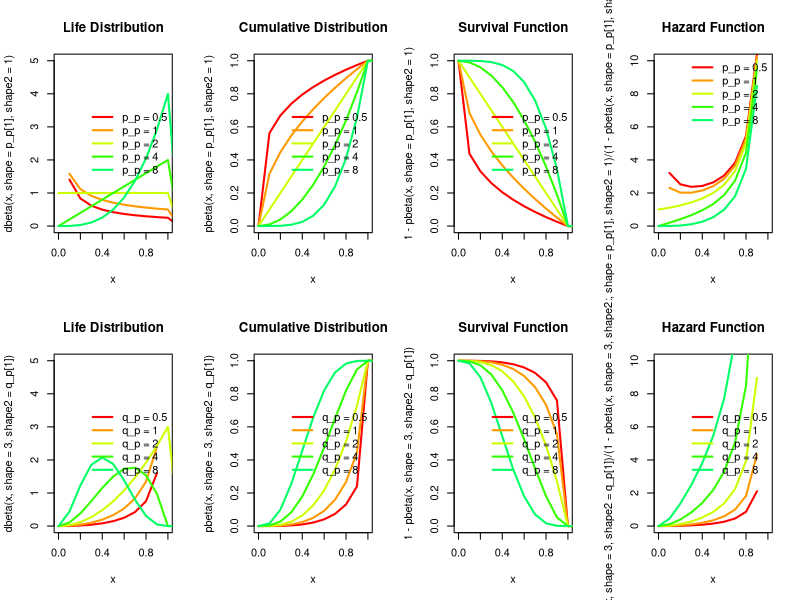

Here is the R script that generated this plot:
##### Beta Distribution
par(mfrow = c(2, 4))

### parameter: p_p
p_p = c(0.25,  0.5, 1, 2, 4)	# shape1

### Input Variable
x <- seq(0, 10, length.out = 101)

color = rainbow(10)

### Life Distribution
plot(x, dbeta(x, shape=p_p[1], shape2=1), xlim=c(0, 1), ylim=c(0, 5), col=color[1], lwd=2, type = 'l', main="Life Distribution")
for (i in 2:5)	{	lines(x, dbeta(x, shape=p_p[i], shape2=1), col=color[i], lwd=2);	}
legend('right', bty = 'n', lwd=2, col=color[1:5], legend = c('p_p = 0.5', 'p_p = 1', 'p_p = 2', 'p_p = 4', 'p_p = 8'))

### Cumulative Distribution
plot(x, pbeta(x, shape=p_p[1], shape2=1), xlim=c(0, 1), ylim=c(0, 1), col=color[1], lwd=2, type = 'l', main="Cumulative Distribution")
for (i in 2:5)	{	lines(x, pbeta(x, shape=p_p[i], shape2=1), col=color[i], lwd=2);	}
legend('right', bty = 'n', lwd=2, col=color[1:5], legend = c('p_p = 0.5', 'p_p = 1', 'p_p = 2', 'p_p = 4', 'p_p = 8'))

### Survival Function
plot(x, 1-pbeta(x, shape=p_p[1], shape2=1), xlim=c(0, 1), ylim=c(0, 1), col=color[1], lwd=2, type = 'l', main="Survival Function")
for (i in 2:5)	{	lines(x, 1-pbeta(x, shape=p_p[i], shape2=1), col=color[i], lwd=2);	}
legend('right', bty = 'n', lwd=2, col=color[1:5], legend = c('p_p = 0.5', 'p_p = 1', 'p_p = 2', 'p_p = 4', 'p_p = 8'))

### Hazard Function
plot(x, dbeta(x, shape=p_p[1], shape2=1)/(1-pbeta(x, shape=p_p[1], shape2=1)), xlim=c(0, 1), ylim=c(0, 10), col=color[1], lwd=2, type = 'l', main="Hazard Function")
for (i in 2:5) {	lines(x, dbeta(x, shape=p_p[i], shape2=1)/(1-pbeta(x, shape=p_p[i], shape2=1)), col=color[i], lwd=2);	}
legend('topright', bty = 'n', lwd=2, col=color[1:5], legend = c('p_p = 0.5', 'p_p = 1', 'p_p = 2', 'p_p = 4', 'p_p = 8'))



### parameter: q_p
q_p = c(0.25,  0.5, 1, 2, 4)	# shape2

### Input Variable
x <- seq(0, 10, length.out = 101)

color = rainbow(10)

### Life Distribution
plot(x, dbeta(x, shape=3, shape2=q_p[1]), xlim=c(0, 1), ylim=c(0, 5), col=color[1], lwd=2, type = 'l', main="Life Distribution")
for (i in 2:5)	{	lines(x, dbeta(x, shape=3, shape2=q_p[i]), col=color[i], lwd=2);	}
legend('right', bty = 'n', lwd=2, col=color[1:5], legend = c('q_p = 0.5', 'q_p = 1', 'q_p = 2', 'q_p = 4', 'q_p = 8'))

### Cumulative Distribution
plot(x, pbeta(x, shape=3, shape2=q_p[1]), xlim=c(0, 1), ylim=c(0, 1), col=color[1], lwd=2, type = 'l', main="Cumulative Distribution")
for (i in 2:5)	{	lines(x, pbeta(x, shape=3, shape2=q_p[i]), col=color[i], lwd=2);	}
legend('right', bty = 'n', lwd=2, col=color[1:5], legend = c('q_p = 0.5', 'q_p = 1', 'q_p = 2', 'q_p = 4', 'q_p = 8'))

### Survival Function
plot(x, 1-pbeta(x, shape=3, shape2=q_p[1]), xlim=c(0, 1), ylim=c(0, 1), col=color[1], lwd=2, type = 'l', main="Survival Function")
for (i in 2:5)	{	lines(x, 1-pbeta(x, shape=3, shape2=q_p[i]), col=color[i], lwd=2);	}
legend('right', bty = 'n', lwd=2, col=color[1:5], legend = c('q_p = 0.5', 'q_p = 1', 'q_p = 2', 'q_p = 4', 'q_p = 8'))

### Hazard Function
plot(x, dbeta(x, shape=3, shape2=q_p[1])/(1-pbeta(x, shape=3, shape2=q_p[1])), xlim=c(0, 1), ylim=c(0, 10), col=color[1], lwd=2, type = 'l', main="Hazard Function")
for (i in 2:5) {	lines(x, dbeta(x, shape=3, shape2=q_p[i])/(1-pbeta(x, shape=3, shape2=q_p[i])), col=color[i], lwd=2);	}
legend('right', bty = 'n', lwd=2, col=color[1:5], legend = c('q_p = 0.5', 'q_p = 1', 'q_p = 2', 'q_p = 4', 'q_p = 8'))
